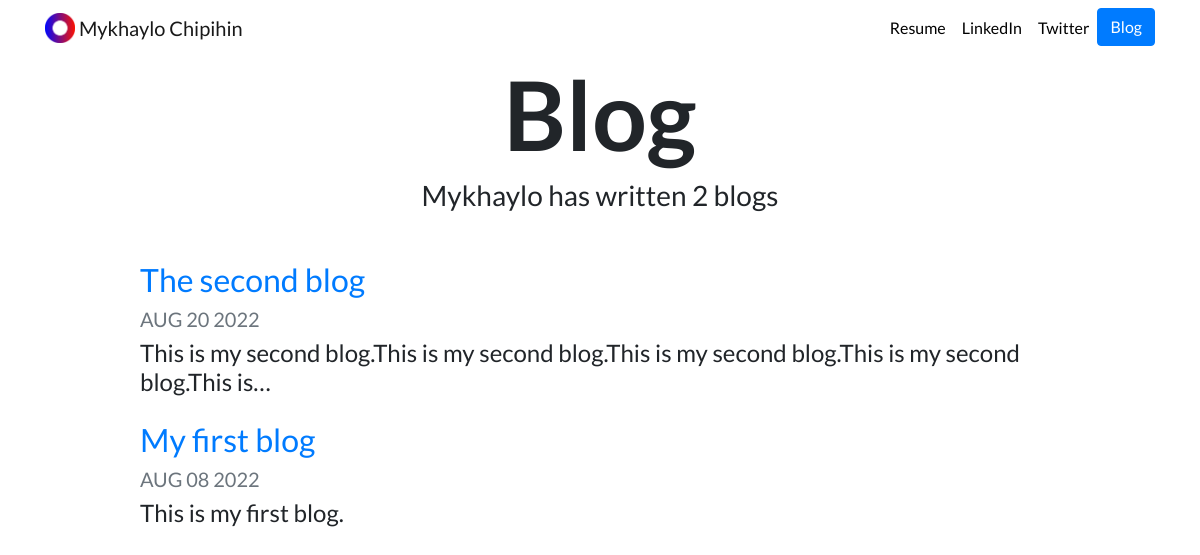
Screenshot of /blog/ with the database file from the repository.
### blog/models.py (models this page shows, shortened)
class Blog(models.Model):
    title = models.CharField(max_length=200)
    date = models.DateField(auto_now=False, auto_now_add=False)
    description = models.TextField()

### blog/views.py (the view)
# urls.py: path('', views.all_blogs, name='all_blogs'),
def all_blogs(request):
    blogs = Blog.objects.order_by("-date")
    return render(request, 'blog/all_blogs.html', {'blogs': blogs})

### blog/templates/blog/all_blogs.html
{% extends "portfolio/base.html" %}
{% load static %}
{% block content %}
<h1 id="blogtitle" class="font-weight-bold text-center">Blog</h1>
<h3 class="text-center mb-5">Mykhaylo has written {{ blogs.count }} blog{{ blogs.count|pluralize }}</h3>
{% for blog in blogs %}
<div class="row justify-content-center my-3">
  <div class="col-md-10">
    <a href="{% url 'blog:detail' blog.id %}">
      <h2>{{ blog.title }}</h2>
    </a>
    <h5 class="text-muted">{{ blog.date|date:'M d Y'|upper }}</h5>
    <h4>{{ blog.description|striptags|truncatechars:100 }}</h4>
  </div>
</div>
{% endfor %}
{% endblock %}

### portfolio/static/portfolio/custom.css (style rules this page uses)
body { font-family: 'Lato', sans-serif; }
#blogtitle { font-size: 6rem; }

### rows the page displays
Blog: title "The second blog", date "AUG 20 2022", description "This is my second blog.This is my second blog.This is my second blog.This is my second blog.This is…"
Blog: title "My first blog", date "AUG 08 2022", description "This is my first blog."

### other values shown
{{ blogs.count }} "2"
